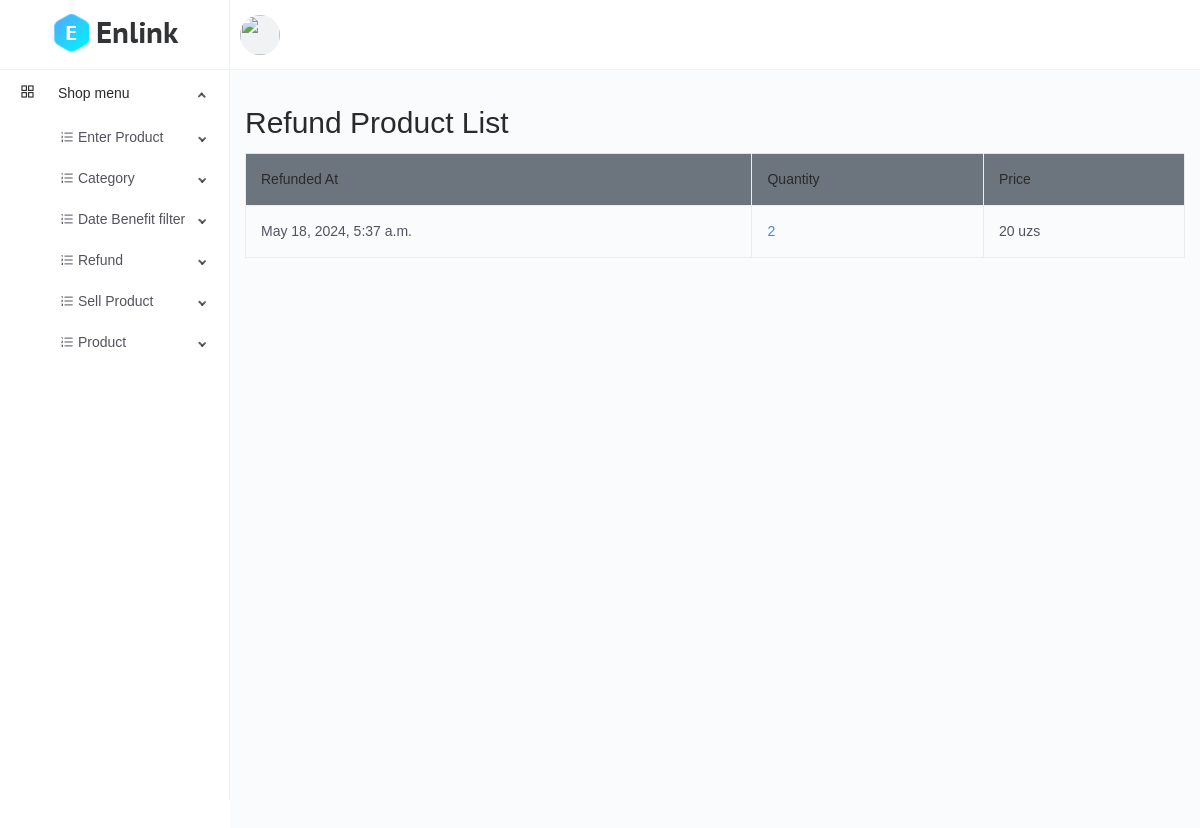
The page /refund-list/ (signed in) on the database as committed earlier.
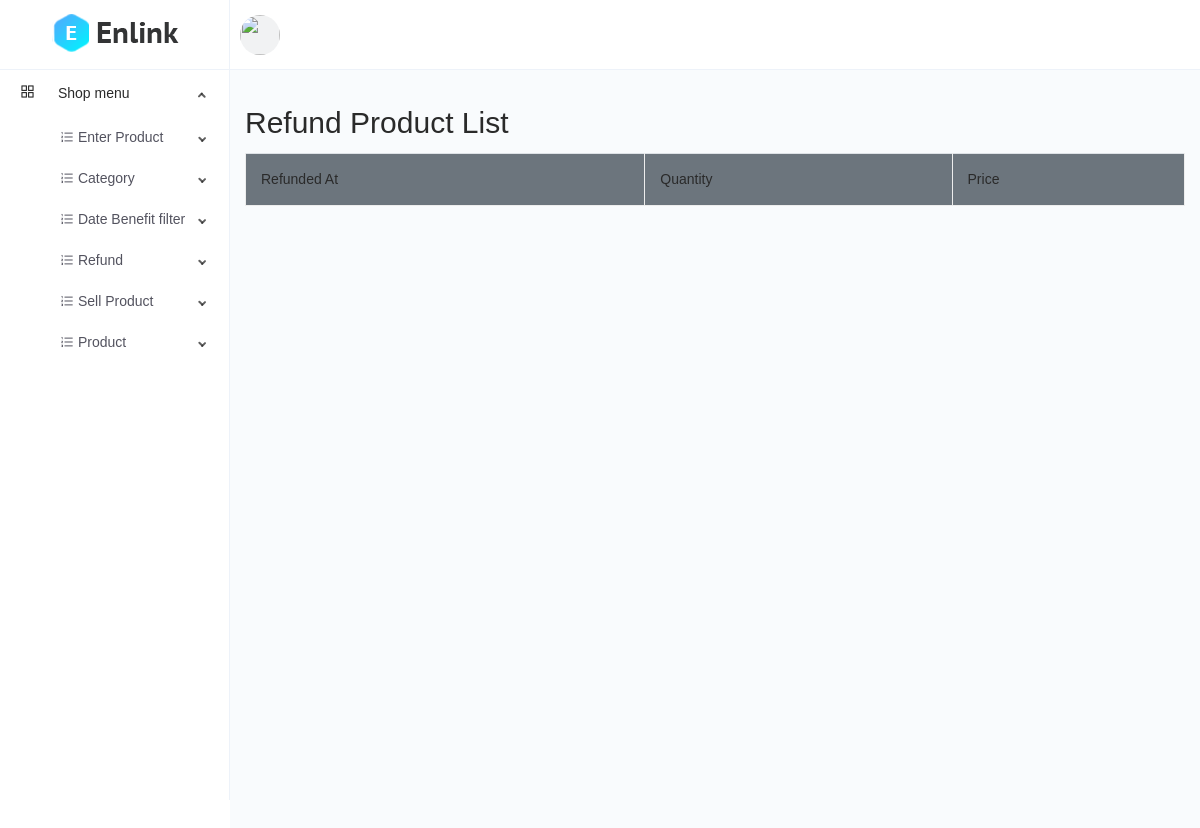
The same page on the database as committed later.
### main/models.py (models this page shows, shortened)
class Refund(models.Model):
    sell_product = models.OneToOneField(SellProduct, on_delete=models.CASCADE)
    refunded_at = models.DateTimeField(auto_now_add=True)
    @property
    def price(self):
        price = self.sell_product.price
        return price
    class Meta:
        ordering = ['-refunded_at']

class CodeGenerate(models.Model):
    code = models.CharField(max_length=255, blank=True, unique=True)
    class Meta:
        abstract = True

class SellProduct(CodeGenerate):
    product = models.ForeignKey(Product, on_delete=models.CASCADE)
    quantity = models.IntegerField()
    sold_at = models.DateField(auto_now_add=True)
    refunded = models.BooleanField(default=False)
    price = models.IntegerField(blank=True, null=True)
    class Meta:
        ordering = ['-sold_at']

### main/views.py (the view)
# urls.py: path('refund-list/',views.refund_list, name="refund_list"),
@login_required(login_url="login")
def refund_list(request):
    refunds = models.Refund.objects.all()
    return render(request, 'refund/list.html', {'refunds': refunds})

### templates/refund/list.html (shortened to what this page needs)
{% extends 'base.html' %}
{% block content %}
    <div class="container">
        <h1>Refund Product List</h1>
        <table class="table">
            <thead>
                <tr>
                    <th>Refunded At</th>
                    <th>Quantity</th>
                    <th>Price</th>
                </tr>
            </thead>
            <tbody>
                {% for refund in refunds %}
                <tr>
                    <td>{{ refund.refunded_at }}</td>
                    <td><a href="{% url 'refund_detail' refund.id %}">{{refund.sell_product.quantity}}</a></td>
                    <td>{{ refund.price }} uzs</td>
                </tr>
                {% endfor %}
            </tbody>
        </table>
    </div>
{% endblock %}

Rows that differ between the two databases and show on the page:
removed Refund: refunded_at "May 18, 2024, 5:37 a.m.", sell_product.quantity "2", price "20"
